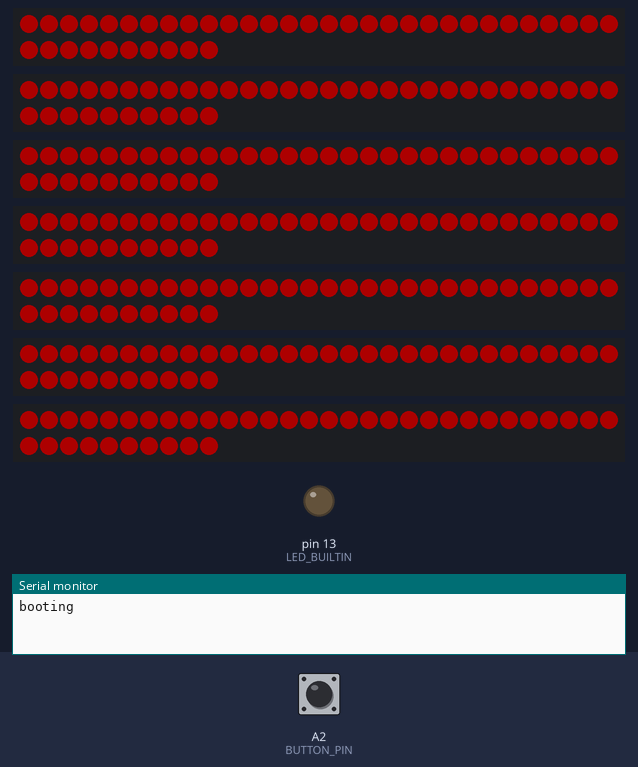
This sketch was run on a simulated Arduino Uno, built with avr-gcc and run on an emulated ATmega328P. Parts: 7 × 40 RGB LEDs in strip order, left to right, continuing on the next row, output pins drawn as LEDs (lit = HIGH), the last lines printed to the serial monitor. The test bench sets the inputs (shaded band); at power-on: A2 (BUTTON_PIN) HIGH. Dim RGB values are drawn brighter than linear.

Above: at 4.2 s.
4.3 s: A2 (BUTTON_PIN) pulled LOW for 0.15 s
At 5.7 s:
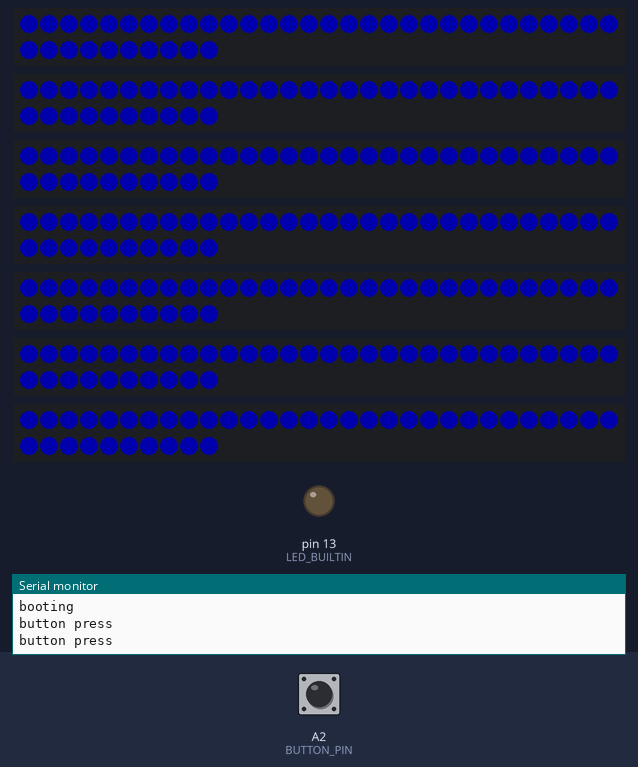
6.0 s: A2 (BUTTON_PIN) pulled LOW for 1 s
At 6.8 s:
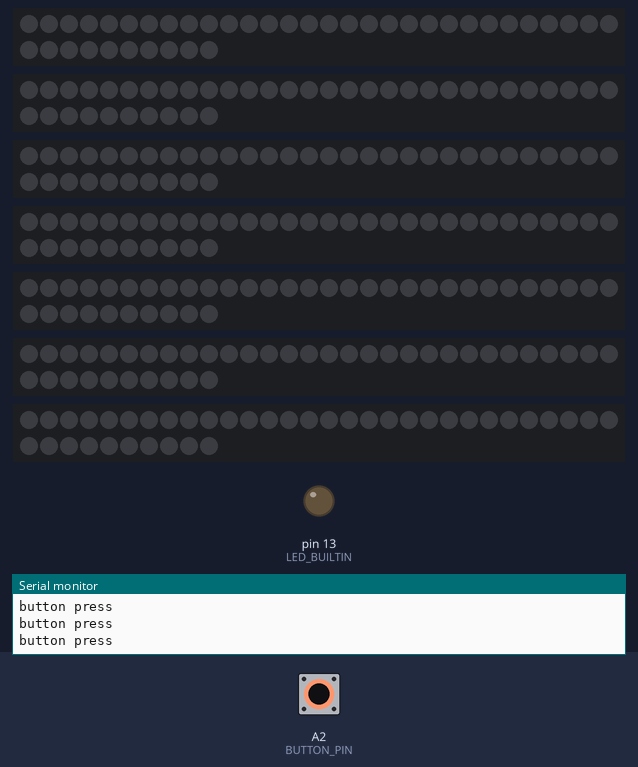
8.5 s: A2 (BUTTON_PIN) pulled LOW for 3.2 s
At 9.2 s:
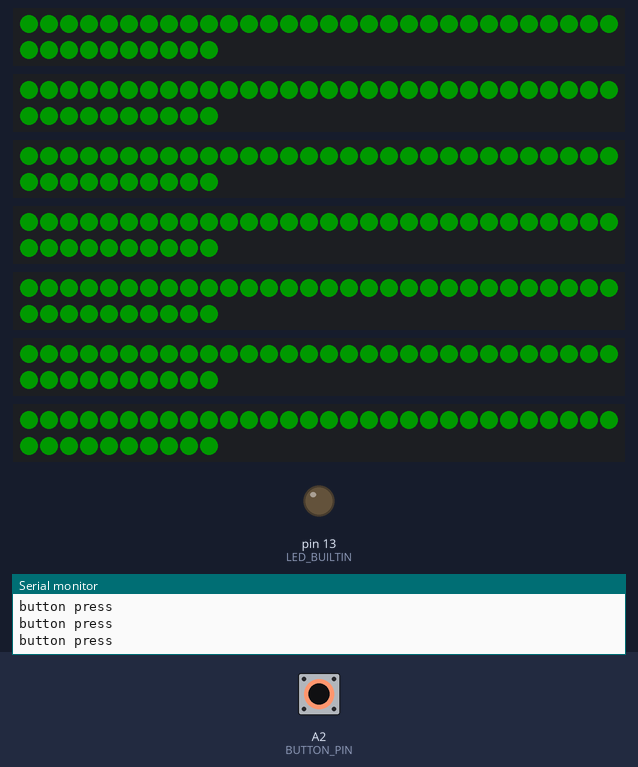
Timing chart, 0 to 11.5 s (numbered marks = the images above; inputs shaded):
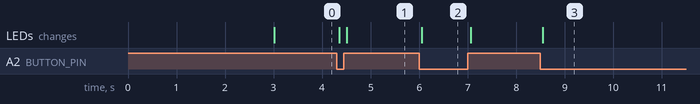

The sketch:

aura_beta_2.ino
```cpp
#include <FastLED.h>
#include <Bounce2.h>


#define BUTTON_PIN A2


#define NUM_STRIPS 7
#define NUM_LEDS_PER_STRIP 40
#define NUM_LEDS NUM_LEDS_PER_STRIP * NUM_STRIPS
CRGB leds[NUM_STRIPS * NUM_LEDS_PER_STRIP];

#define BRIGHTNESS          50
#define FRAMES_PER_SECOND  120

uint8_t state;

Bounce debouncer = Bounce();

void setup() {
  delay(3000); // 3 second delay for recovery

  Serial.begin(9600);
  Serial.println("booting");
  pinMode(LED_BUILTIN, OUTPUT);
  pinMode(BUTTON_PIN, INPUT_PULLUP);

  debouncer.attach(BUTTON_PIN,INPUT_PULLUP); // Attach the debouncer to a pin with INPUT_PULLUP mode
  debouncer.interval(25); // Use a debounce interval of 25 milliseconds


  FastLED.addLeds<WS2812, 3, GRB>(leds, 0, NUM_LEDS_PER_STRIP);
  FastLED.addLeds<WS2812, 4, GRB>(leds, 1 * NUM_LEDS_PER_STRIP, NUM_LEDS_PER_STRIP);
  FastLED.addLeds<WS2812, 5, GRB>(leds, 2 * NUM_LEDS_PER_STRIP, NUM_LEDS_PER_STRIP);
  FastLED.addLeds<WS2812, 6, GRB>(leds, 3 * NUM_LEDS_PER_STRIP, NUM_LEDS_PER_STRIP);
  FastLED.addLeds<WS2812, 7, GRB>(leds, 4 * NUM_LEDS_PER_STRIP, NUM_LEDS_PER_STRIP);
  FastLED.addLeds<WS2812, 8, GRB>(leds, 5 * NUM_LEDS_PER_STRIP, NUM_LEDS_PER_STRIP);
  FastLED.addLeds<WS2812, 9, GRB>(leds, 6 * NUM_LEDS_PER_STRIP, NUM_LEDS_PER_STRIP);

  FastLED.setBrightness(BRIGHTNESS);
}


void loop()
{
  switch (state) {
    case 0:
      fill_solid(leds, NUM_LEDS, CRGB::Red);
      break;
    case 1:
      fill_solid(leds, NUM_LEDS, CRGB::Green);
      break;
    case 2:
      fill_solid(leds, NUM_LEDS, CRGB::Blue);
      break;
    case 3:
      fill_solid(leds, NUM_LEDS, CRGB::Black);
      break;

  }//end switch

  FastLED.show();
  //FastLED.delay(1000/FRAMES_PER_SECOND);

  if ( debouncer.fell() || debouncer.rose() ) {
    state++;
    Serial.println("button press");
    if(state > 3) {state=0;}
  }

  debouncer.update();
}//end loop
```

Measured:
- after the input at 4.3 s, the LEDs: first change after 0.05 s (image 1 shows a later state)
- after the input at 6.0 s, the LEDs: change after 0.05 s (image 2)
- after the input at 8.5 s, the LEDs: change after 0.05 s (image 3)
